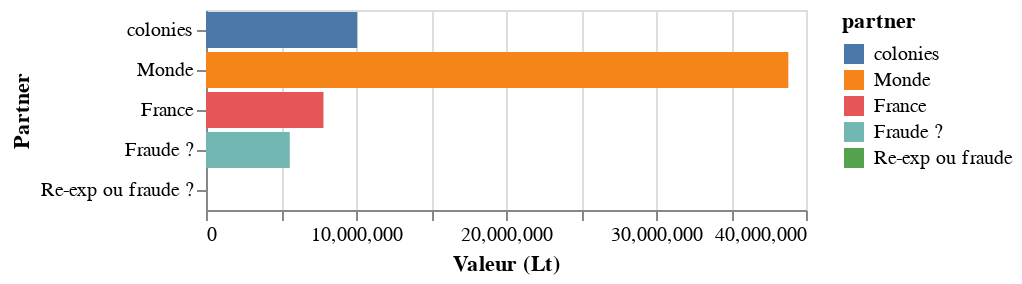

Notebook code for this chart:
### Code cell
VegaLite({
  "data": {"values": data["Dunkerque"]},
  "transform": [{
      "aggregate": [{
       "op": "sum",
       "field": "value",
       "as": "total_product"
      }],
      "groupby": ["partner"]
  }],
  "mark": {"type":"bar", "tooltip": {"content": "data"}},
  "encoding": {
    "x": {"field": "total_product", "type": "quantitative", "title": "Valeur (Lt)"},
    "y": {"field": "partner", "sort": SORT_LABELS, "title": "Partner"},
    "color": {"field": "partner", "sort": SORT_LABELS, "type": "nominal", "scale": {"domain": SORT_LABELS}}
  }
})

### Figure 1 — Vega-Lite specification as saved in the notebook (floating-point values rounded to 4 significant figures)
{"data": {"values": [{"group": "import", "partner": "France", "product": "Chemical products", "value": 280900.0}, {"group": "import", "partner": "Monde", "product": "Chemical products", "value": 508907}, {"group": "import", "partner": "colonies", "product": "Chemical products", "value": 89556}, {"group": "export", "partner": "France", "product": "Chemical products", "value": 111000.0}, {"group": "export", "partner": "Monde", "product": "Chemical products", "value": 101042}, {"group": "export", "partner": "colonies", "product": "Chemical products", "value": 16237}, {"group": "export", "partner": "Re-exp ou fraude ?", "product": "Chemical products", "value": 651100.0}, {"group": "import", "partner": "France", "product": "Crude materials, inedible, except combustibles", "value": 331600.0}, {"group": "import", "partner": "Monde", "product": "Crude materials, inedible, except combustibles", "value": 2490363}, {"group": "import", "partner": "colonies", "product": "Crude materials, inedible, except combustibles", "value": 1101518}, {"group": "export", "partner": "France", "product": "Crude materials, inedible, except combustibles", "value": 1341000.0}, {"group": "export", "partner": "Monde", "product": "Crude materials, inedible, except combustibles", "value": 719051}, {"group": "export", "partner": "colonies", "product": "Crude materials, inedible, except combustibles", "value": 6630}, {"group": "export", "partner": "Re-exp ou fraude ?", "product": "Crude materials, inedible, except combustibles", "value": 1857000.0}, {"group": "import", "partner": "France", "product": "Wool threads and fabrics", "value": 123728}, {"group": "import", "partner": "Monde", "product": "Wool threads and fabrics", "value": 1721100}, {"group": "export", "partner": "colonies", "product": "Wool threads and fabrics", "value": 71104}, {"group": "export", "partner": "France", "product": "Wool threads and fabrics", "value": 1376}, {"group": "export", "partner": "Re-exp ou fraude ?", "product": "Wool threads and fabrics", "value": 1772348}, {"group": "import", "partner": "France", "product": "Leather, wood and paper products", "value": 103600.0}, {"group": "import", "partner": "Monde", "product": "Leather, wood and paper products", "value": 664528}, {"group": "import", "partner": "colonies", "product": "Leather, wood and paper products", "value": 61376}, {"group": "export", "partner": "France", "product": "Leather, wood and paper products", "value": 155300.0}, {"group": "export", "partner": "colonies", "product": "Leather, wood and paper products", "value": 32319}, {"group": "export", "partner": "Re-exp ou fraude ?", "product": "Leather, wood and paper products", "value": 641900.0}, {"group": "import", "partner": "France", "product": "Plantation foodstuffs", "value": 42550}, {"group": "import", "partner": "colonies", "product": "Plantation foodstuffs", "value": 7345722}, {"group": "import", "partner": "Monde", "product": "Plantation foodstuffs", "value": 1649675}, {"group": "export", "partner": "France", "product": "Plantation foodstuffs", "value": 57275}, {"group": "export", "partner": "Monde", "product": "Plantation foodstuffs", "value": 3394711}, {"group": "export", "partner": "colonies", "product": "Plantation foodstuffs", "value": 436}, {"group": "export", "partner": "Fraude ?", "product": "Plantation foodstuffs", "value": 5585525}, {"group": "import", "partner": "France", "product": "Other", "value": 212659}, {"group": "import", "partner": "Monde", "product": "Other", "value": 760882}, {"group": "import", "partner": "colonies", "product": "Other", "value": 1353}, {"group": "export", "partner": "France", "product": "Other", "value": 14280.0}, {"group": "export", "partner": "colonies", "product": "Other", "value": 8932}, {"group": "export", "partner": "Re-exp ou fraude ?", "product": "Other", "value": 951700.0}, {"group": "import", "partner": "France", "product": "Silk threads and fabrics", "value": 218180}, {"group": "import", "partner": "Monde", "product": "Silk threads and fabrics", "value": 960770}, {"group": "export", "partner": "colonies", "product": "Silk threads and fabrics", "value": 2100}, {"group": "export", "partner": "Re-exp ou fraude ?", "product": "Silk threads and fabrics", "value": 1176850}, {"group": "import", "partner": "France", "product": "Other industrial products", "value": 314800.0}, {"group": "import", "partner": "Monde", "product": "Other industrial products", "value": 2999118}, {"group": "export", "partner": "France", "product": "Other industrial products", "value": 141500.0}, {"group": "export", "partner": "colonies", "product": "Other industrial products", "value": 313967}, {"group": "export", "partner": "Re-exp ou fraude ?", "product": "Other industrial products", "value": 2858000.0}, {"group": "import", "partner": "France", "product": "Oils", "value": 67870.0}, {"group": "import", "partner": "Monde", "product": "Oils", "value": 537431}, {"group": "export", "partner": "France", "product": "Oils", "value": 23530.0}, {"group": "export", "partner": "colonies", "product": "Oils", "value": 14793}, {"group": "export", "partner": "Re-exp ou fraude ?", "product": "Oils", "value": 567000.0}, {"group": "import", "partner": "France", "product": "Drinks and tobacco", "value": 1387000.0}, {"group": "import", "partner": "Monde", "product": "Drinks and tobacco", "value": 4440210}, {"group": "import", "partner": "colonies", "product": "Drinks and tobacco", "value": 68894}, {"group": "export", "partner": "France", "product": "Drinks and tobacco", "value": 130900.0}, {"group": "export", "partner": "Monde", "product": "Drinks and tobacco", "value": 345721}, {"group": "export", "partner": "colonies", "product": "Drinks and tobacco", "value": 93596}, {"group": "export", "partner": "Re-exp ou fraude ?", "product": "Drinks and tobacco", "value": 5326000.0}, {"group": "export", "partner": "Re-exp ou fraude ?", "product": "Precious metals", "value": 0}, {"group": "import", "partner": "France", "product": "Other threads and fabrics", "value": 543957}, {"group": "import", "partner": "Monde", "product": "Other threads and fabrics", "value": 5767681}, {"group": "export", "partner": "France", "product": "Other threads and fabrics", "value": 27060.0}, {"group": "export", "partner": "colonies", "product": "Other threads and fabrics", "value": 411933}, {"group": "export", "partner": "Re-exp ou fraude ?", "product": "Other threads and fabrics", "value": 5873000.0}, {"group": "import", "partner": "France", "product": "Other foodstuffs and live animals", "value": 369300.0}, {"group": "import", "partner": "Monde", "product": "Other foodstuffs and live animals", "value": 6929264}, {"group": "import", "partner": "colonies", "product": "Other foodstuffs and live animals", "value": 1736}, {"group": "export", "partner": "France", "product": "Other foodstuffs and live animals", "value": 1184000.0}, {"group": "export", "partner": "colonies", "product": "Other foodstuffs and live animals", "value": 390372}, {"group": "export", "partner": "Re-exp ou fraude ?", "product": "Other foodstuffs and live animals", "value": 5726000.0}, {"group": "import", "partner": "France", "product": "Coton threads and fabrics", "value": 99571}, {"group": "import", "partner": "Monde", "product": "Coton threads and fabrics", "value": 4831856}, {"group": "export", "partner": "colonies", "product": "Coton threads and fabrics", "value": 49084}, {"group": "export", "partner": "France", "product": "Coton threads and fabrics", "value": 547605}, {"group": "export", "partner": "Re-exp ou fraude ?", "product": "Coton threads and fabrics", "value": 4334738}]}, "encoding": {"color": {"field": "partner", "scale": {"domain": ["colonies", "Monde", "France", "Fraude ?", "Re-exp ou fraude"]}, "sort": ["colonies", "Monde", "France", "Fraude ?", "Re-exp ou fraude"], "type": "nominal"}, "x": {"field": "total_product", "title": "Valeur (Lt)", "type": "quantitative"}, "y": {"field": "partner", "sort": ["colonies", "Monde", "France", "Fraude ?", "Re-exp ou fraude"], "title": "Partner"}}, "mark": {"tooltip": {"content": "data"}, "type": "bar"}, "transform": [{"aggregate": [{"as": "total_product", "field": "value", "op": "sum"}], "groupby": ["partner"]}]}
